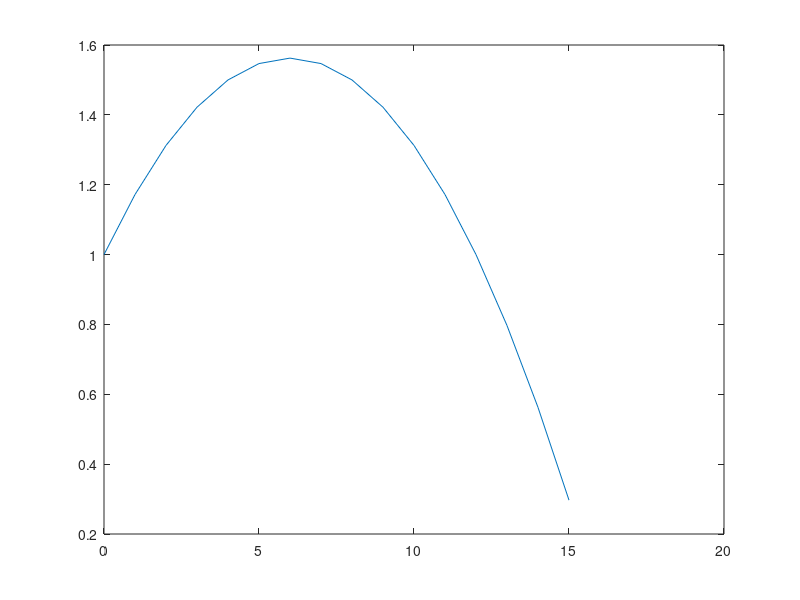

Here is the MATLAB script that generated this plot:
clear all; close all;

n=16; % number of lags
v=4; % volume index

k=0:n-1; % lag number

W=-1/n/v*k.^2+(n-v)/(n*v)*k+1;

figure;
plot(k,W)